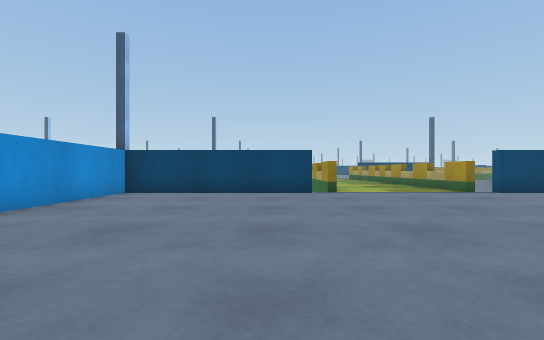
[1] (above)

20 first-person views from a walk through a Unity game level. The camera is 0.64 m above the floor, looks level and sees 90° across. The floor is counted in squares, 1 m on a side. Each view is taken from the middle of a square. On the plan, view 1 faces up. The plan holds only what a view shows up to about 9 squares ahead; the rest is blank. The place goes on beyond the plan. Surface patterns are stand-ins for the level's own textures.

[2]
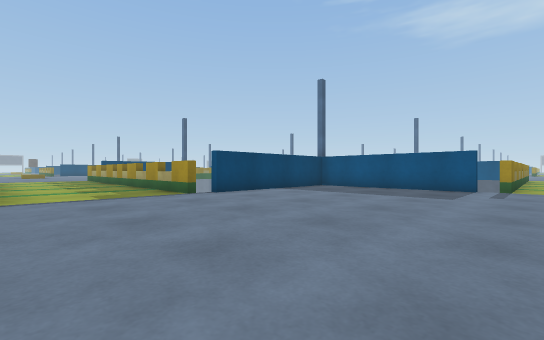

[3]
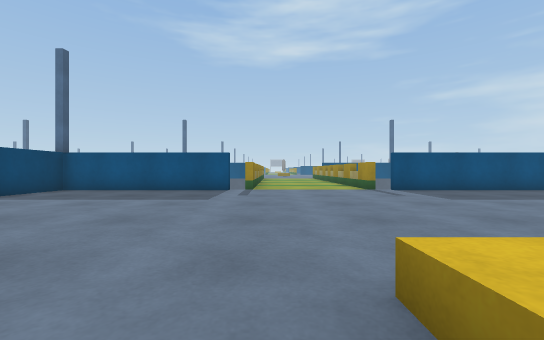

[4]
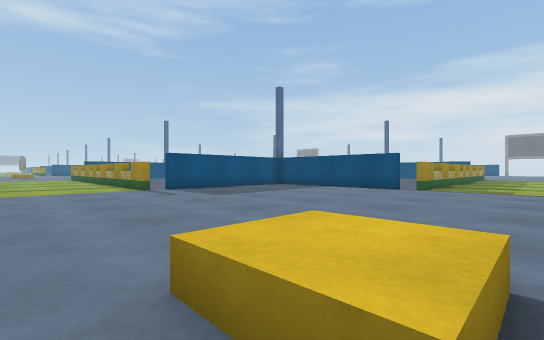

[5]
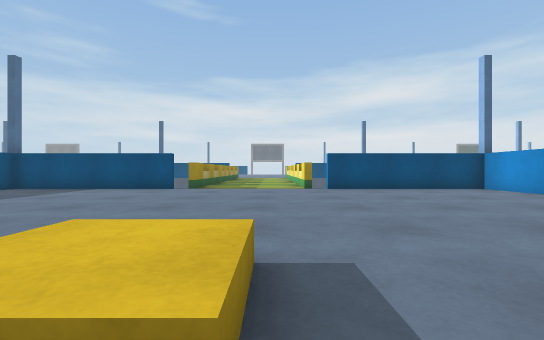

[6]
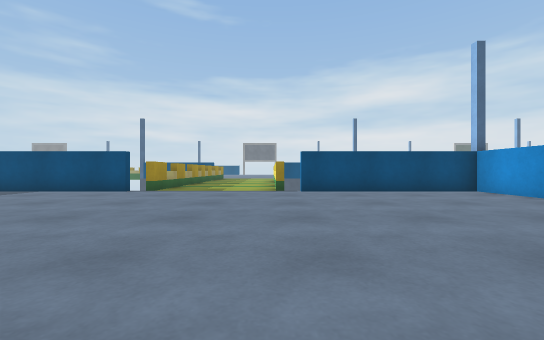

[7]
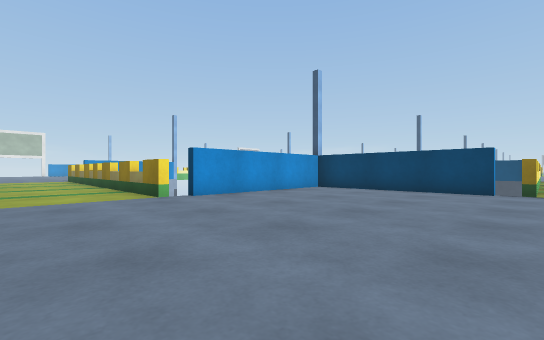

[8]
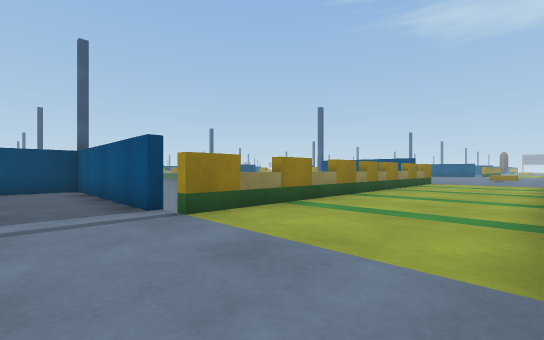

[9]
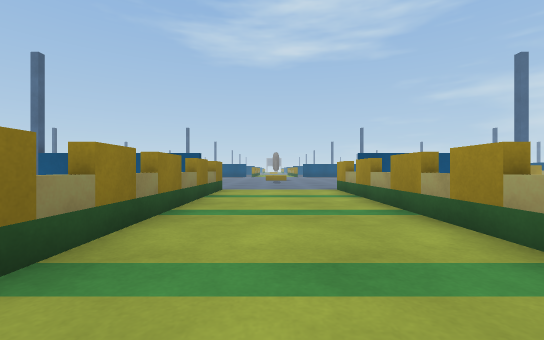

[10]
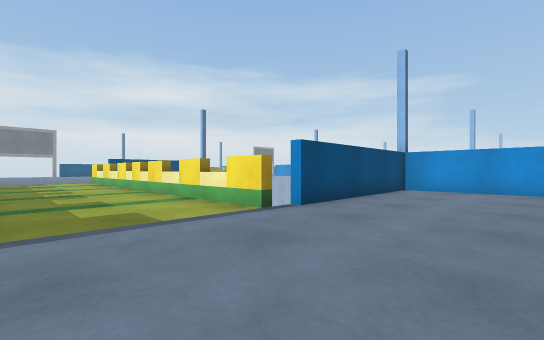

[11]
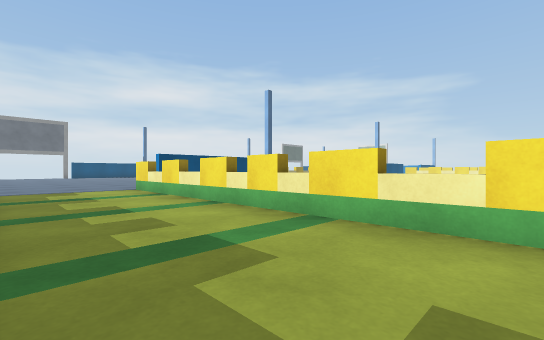

[12]
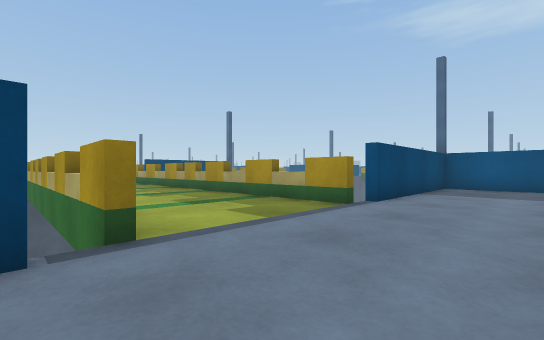

[13]
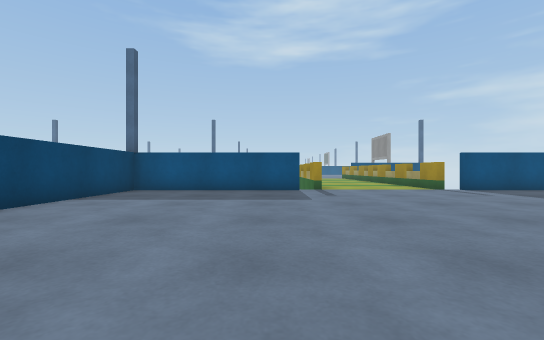

[14]
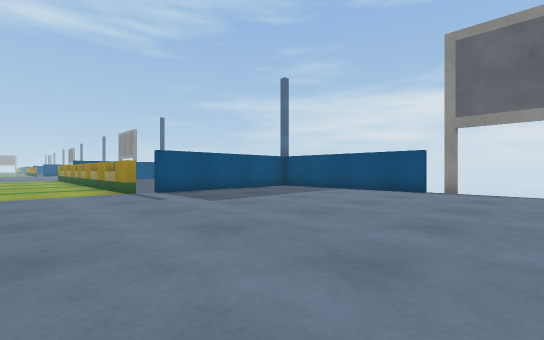

[15]
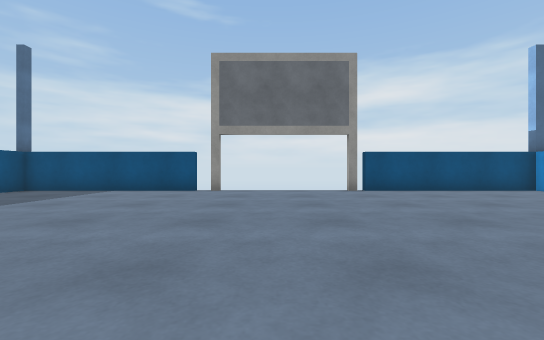

[16]
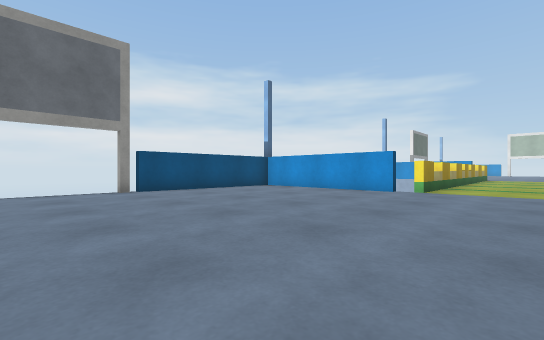

[17]
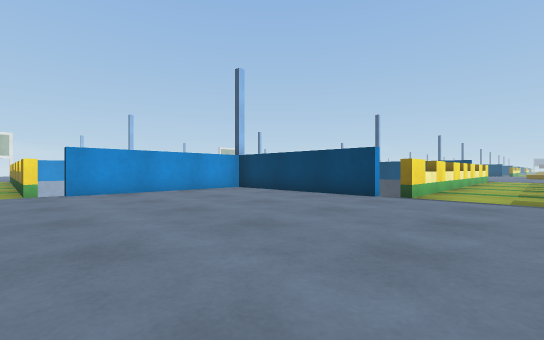

[18]
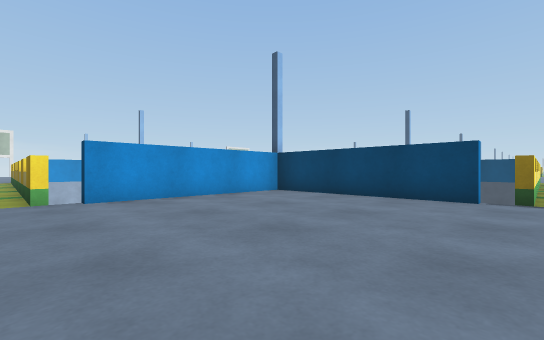

[19]
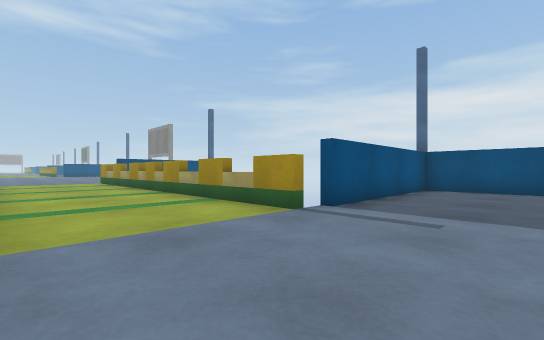

[20]
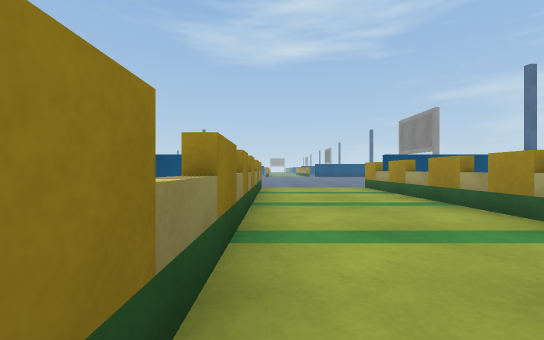

### Floor plan
Points are (right, up) in squares from view 1. A wall is a line through its corners. A room is listed if a view was taken in it or the views show most of it. See-through windows are left out.
Room 1 (views 1, 2, 3, 4, 5, 6, 7, 8, 9, 10)
walls: (11.6, 2.4) (11.6, 7.6) (9.6, 7.6); (11.9, -2.1) (12.6, -2.1); (5.6, 7.9) (5.6, 10.1); (8.1, 7.6) (6.4, 7.6); (6.4, -8.1) (10.1, -8.1); (1.1, 7.6) (-4.1, 7.6) (-4.1, 2.4); (-4.4, 1.6) (-8, 1.6); (11.6, -8) (11.6, -2.9); (-4.1, -5) (-4.1, -8.1) (1.1, -8.1); (16.4, 1.6) (11.9, 1.6); (19.4, -2.1) (23.5, -2.1); (23.4, 1.6) (19.4, 1.6)
low walls: (3.1, -0.9) (3.1, 0.4) (4.4, 0.4)
ways out: opening at (4, -9) to room 2; opening at (18, -1) to room 3; gap at (12, -3) to room 3; gap at (1, 8)
objects: block (17, 2); block (18, 2); block (19, 2)
Room 2 (views 11, 12, 13, 14, 15, 16, 17, 18, 19)
walls: (1.2, -20.6) (-4.1, -20.6) (-4.1, -25.9); (1.6, -20.4) (1.6, -15.8); (-6, -26.6) (-8.9, -26.6); (5.6, -20.4) (5.6, -15.5); (1.9, -15.4) (1.9, -20.4); (-4.1, -31.1) (-4.1, -32.6); (1.6, -13.5) (1.6, -12.2); (11.6, -25.9) (11.6, -20.6) (6.4, -20.6); (-4.1, -36.4) (1.1, -36.4); (11.9, -30.4) (13.4, -30.4); (1.9, -8.4) (1.9, -13.5); (6.4, -36.4) (11.6, -36.4) (11.6, -31.1); (5.6, -9.1) (5.6, -8.4)
low walls: (-6.4, -30.4) (-5.9, -30.4)
ways out: opening at (4, -9) to room 1; opening at (12.8, -28.5) to room 3; gap at (1, -37); gap at (1, -20)
objects: billboard (2, -37); block (2, -15); block (2, -14); billboard (6, -37); other object (6, -15)
Room 3 (view 20)
walls: (16.4, -26.6) (14.4, -26.6); (22.8, -26.6) (18.6, -26.6); (19.9, -30.4) (23, -30.4); (13.4, -30.4) (16.4, -30.4)
ways out: opening at (18, -1) to room 1; gap at (12, -3) to room 1; opening at (12.8, -28.5) to room 2
objects: block (17, -31); block (17, -26); block (17, -2); block (18, -31); block (18, -26); block (18, -2); block (19, -31); other object (19, -27); block (19, -2)

Where each view was taken, in squares from view 1:
view 1: 0 up, 0 right, facing up
view 2: 1 up, 2 right, facing up-right
view 3: 1 up, 3 right, facing right
view 4: 1 up, 3 right, facing down-right
view 5: 1 up, 3 right, facing down
view 6: 0 up, 2 right, facing down
view 7: 1 down, 2 right, facing up-left
view 8: 2 down, 10 right, facing up-right
view 9: 0 up, 15 right, facing right
view 10: 5 down, 5 right, facing down-left
view 11: 11 down, 5 right, facing down-left
view 12: 23 down, 1 right, facing up-right
view 13: 25 down, 3 right, facing right
view 14: 28 down, 4 right, facing down-right
view 15: 28 down, 4 right, facing down
view 16: 28 down, 4 right, facing down-left
view 17: 27 down, 4 right, facing up-left
view 18: 27 down, 2 right, facing up-left
view 19: 27 down, 9 right, facing down-right
view 20: 27 down, 14 right, facing right
